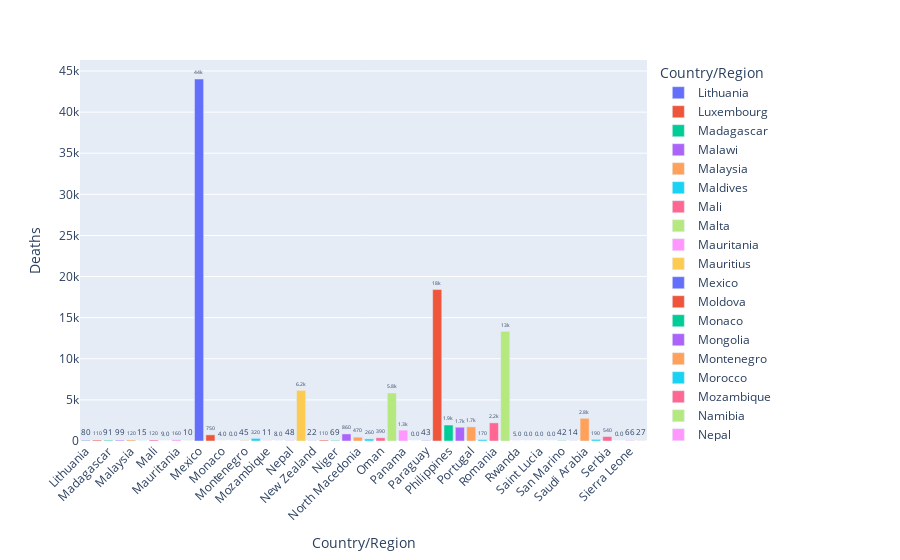

The notebook cell saved with this chart:
### Markdown cell above
## Deaths for next 50 countries

### Code cell
fig1 = px.bar(country_wise[101:151], y='Deaths', x='Country/Region', text='Deaths', color='Country/Region')
# Put bar total value above bars with 2 values of precision
fig1.update_traces(texttemplate='%{text:.2s}', textposition='outside')
# Set fontsize and uniformtext_mode='hide' says to hide the text if it won't fit
fig1.update_layout(uniformtext_minsize=8)
# Rotate labels 45 degrees
fig1.update_layout(xaxis_tickangle=-45)
fig1

### Figure 1 — Plotly figure (JSON) as saved in the notebook; plotly's stock layout.template omitted (floating-point values rounded to 4 significant figures)
{"data": [{"alignmentgroup": "True", "hovertemplate": "Country/Region=%{x}<br>Deaths=%{text}<extra></extra>", "legendgroup": "Lithuania", "marker": {"color": "#636efa"}, "name": "Lithuania", "offsetgroup": "Lithuania", "orientation": "v", "showlegend": true, "text": [80.0], "textposition": "outside", "texttemplate": "%{text:.2s}", "type": "bar", "x": ["Lithuania"], "xaxis": "x", "y": [80], "yaxis": "y"}, {"alignmentgroup": "True", "hovertemplate": "Country/Region=%{x}<br>Deaths=%{text}<extra></extra>", "legendgroup": "Luxembourg", "marker": {"color": "#EF553B"}, "name": "Luxembourg", "offsetgroup": "Luxembourg", "orientation": "v", "showlegend": true, "text": [112.0], "textposition": "outside", "texttemplate": "%{text:.2s}", "type": "bar", "x": ["Luxembourg"], "xaxis": "x", "y": [112], "yaxis": "y"}, {"alignmentgroup": "True", "hovertemplate": "Country/Region=%{x}<br>Deaths=%{text}<extra></extra>", "legendgroup": "Madagascar", "marker": {"color": "#00cc96"}, "name": "Madagascar", "offsetgroup": "Madagascar", "orientation": "v", "showlegend": true, "text": [91.0], "textposition": "outside", "texttemplate": "%{text:.2s}", "type": "bar", "x": ["Madagascar"], "xaxis": "x", "y": [91], "yaxis": "y"}, {"alignmentgroup": "True", "hovertemplate": "Country/Region=%{x}<br>Deaths=%{text}<extra></extra>", "legendgroup": "Malawi", "marker": {"color": "#ab63fa"}, "name": "Malawi", "offsetgroup": "Malawi", "orientation": "v", "showlegend": true, "text": [99.0], "textposition": "outside", "texttemplate": "%{text:.2s}", "type": "bar", "x": ["Malawi"], "xaxis": "x", "y": [99], "yaxis": "y"}, {"alignmentgroup": "True", "hovertemplate": "Country/Region=%{x}<br>Deaths=%{text}<extra></extra>", "legendgroup": "Malaysia", "marker": {"color": "#FFA15A"}, "name": "Malaysia", "offsetgroup": "Malaysia", "orientation": "v", "showlegend": true, "text": [124.0], "textposition": "outside", "texttemplate": "%{text:.2s}", "type": "bar", "x": ["Malaysia"], "xaxis": "x", "y": [124], "yaxis": "y"}, {"alignmentgroup": "True", "hovertemplate": "Country/Region=%{x}<br>Deaths=%{text}<extra></extra>", "legendgroup": "Maldives", "marker": {"color": "#19d3f3"}, "name": "Maldives", "offsetgroup": "Maldives", "orientation": "v", "showlegend": true, "text": [15.0], "textposition": "outside", "texttemplate": "%{text:.2s}", "type": "bar", "x": ["Maldives"], "xaxis": "x", "y": [15], "yaxis": "y"}, {"alignmentgroup": "True", "hovertemplate": "Country/Region=%{x}<br>Deaths=%{text}<extra></extra>", "legendgroup": "Mali", "marker": {"color": "#FF6692"}, "name": "Mali", "offsetgroup": "Mali", "orientation": "v", "showlegend": true, "text": [124.0], "textposition": "outside", "texttemplate": "%{text:.2s}", "type": "bar", "x": ["Mali"], "xaxis": "x", "y": [124], "yaxis": "y"}, {"alignmentgroup": "True", "hovertemplate": "Country/Region=%{x}<br>Deaths=%{text}<extra></extra>", "legendgroup": "Malta", "marker": {"color": "#B6E880"}, "name": "Malta", "offsetgroup": "Malta", "orientation": "v", "showlegend": true, "text": [9.0], "textposition": "outside", "texttemplate": "%{text:.2s}", "type": "bar", "x": ["Malta"], "xaxis": "x", "y": [9], "yaxis": "y"}, {"alignmentgroup": "True", "hovertemplate": "Country/Region=%{x}<br>Deaths=%{text}<extra></extra>", "legendgroup": "Mauritania", "marker": {"color": "#FF97FF"}, "name": "Mauritania", "offsetgroup": "Mauritania", "orientation": "v", "showlegend": true, "text": [156.0], "textposition": "outside", "texttemplate": "%{text:.2s}", "type": "bar", "x": ["Mauritania"], "xaxis": "x", "y": [156], "yaxis": "y"}, {"alignmentgroup": "True", "hovertemplate": "Country/Region=%{x}<br>Deaths=%{text}<extra></extra>", "legendgroup": "Mauritius", "marker": {"color": "#FECB52"}, "name": "Mauritius", "offsetgroup": "Mauritius", "orientation": "v", "showlegend": true, "text": [10.0], "textposition": "outside", "texttemplate": "%{text:.2s}", "type": "bar", "x": ["Mauritius"], "xaxis": "x", "y": [10], "yaxis": "y"}, {"alignmentgroup": "True", "hovertemplate": "Country/Region=%{x}<br>Deaths=%{text}<extra></extra>", "legendgroup": "Mexico", "marker": {"color": "#636efa"}, "name": "Mexico", "offsetgroup": "Mexico", "orientation": "v", "showlegend": true, "text": [44020.0], "textposition": "outside", "texttemplate": "%{text:.2s}", "type": "bar", "x": ["Mexico"], "xaxis": "x", "y": [44022], "yaxis": "y"}, {"alignmentgroup": "True", "hovertemplate": "Country/Region=%{x}<br>Deaths=%{text}<extra></extra>", "legendgroup": "Moldova", "marker": {"color": "#EF553B"}, "name": "Moldova", "offsetgroup": "Moldova", "orientation": "v", "showlegend": true, "text": [748.0], "textposition": "outside", "texttemplate": "%{text:.2s}", "type": "bar", "x": ["Moldova"], "xaxis": "x", "y": [748], "yaxis": "y"}, {"alignmentgroup": "True", "hovertemplate": "Country/Region=%{x}<br>Deaths=%{text}<extra></extra>", "legendgroup": "Monaco", "marker": {"color": "#00cc96"}, "name": "Monaco", "offsetgroup": "Monaco", "orientation": "v", "showlegend": true, "text": [4.0], "textposition": "outside", "texttemplate": "%{text:.2s}", "type": "bar", "x": ["Monaco"], "xaxis": "x", "y": [4], "yaxis": "y"}, {"alignmentgroup": "True", "hovertemplate": "Country/Region=%{x}<br>Deaths=%{text}<extra></extra>", "legendgroup": "Mongolia", "marker": {"color": "#ab63fa"}, "name": "Mongolia", "offsetgroup": "Mongolia", "orientation": "v", "showlegend": true, "text": [0.0], "textposition": "outside", "texttemplate": "%{text:.2s}", "type": "bar", "x": ["Mongolia"], "xaxis": "x", "y": [0], "yaxis": "y"}, {"alignmentgroup": "True", "hovertemplate": "Country/Region=%{x}<br>Deaths=%{text}<extra></extra>", "legendgroup": "Montenegro", "marker": {"color": "#FFA15A"}, "name": "Montenegro", "offsetgroup": "Montenegro", "orientation": "v", "showlegend": true, "text": [45.0], "textposition": "outside", "texttemplate": "%{text:.2s}", "type": "bar", "x": ["Montenegro"], "xaxis": "x", "y": [45], "yaxis": "y"}, {"alignmentgroup": "True", "hovertemplate": "Country/Region=%{x}<br>Deaths=%{text}<extra></extra>", "legendgroup": "Morocco", "marker": {"color": "#19d3f3"}, "name": "Morocco", "offsetgroup": "Morocco", "orientation": "v", "showlegend": true, "text": [316.0], "textposition": "outside", "texttemplate": "%{text:.2s}", "type": "bar", "x": ["Morocco"], "xaxis": "x", "y": [316], "yaxis": "y"}, {"alignmentgroup": "True", "hovertemplate": "Country/Region=%{x}<br>Deaths=%{text}<extra></extra>", "legendgroup": "Mozambique", "marker": {"color": "#FF6692"}, "name": "Mozambique", "offsetgroup": "Mozambique", "orientation": "v", "showlegend": true, "text": [11.0], "textposition": "outside", "texttemplate": "%{text:.2s}", "type": "bar", "x": ["Mozambique"], "xaxis": "x", "y": [11], "yaxis": "y"}, {"alignmentgroup": "True", "hovertemplate": "Country/Region=%{x}<br>Deaths=%{text}<extra></extra>", "legendgroup": "Namibia", "marker": {"color": "#B6E880"}, "name": "Namibia", "offsetgroup": "Namibia", "orientation": "v", "showlegend": true, "text": [8.0], "textposition": "outside", "texttemplate": "%{text:.2s}", "type": "bar", "x": ["Namibia"], "xaxis": "x", "y": [8], "yaxis": "y"}, {"alignmentgroup": "True", "hovertemplate": "Country/Region=%{x}<br>Deaths=%{text}<extra></extra>", "legendgroup": "Nepal", "marker": {"color": "#FF97FF"}, "name": "Nepal", "offsetgroup": "Nepal", "orientation": "v", "showlegend": true, "text": [48.0], "textposition": "outside", "texttemplate": "%{text:.2s}", "type": "bar", "x": ["Nepal"], "xaxis": "x", "y": [48], "yaxis": "y"}, {"alignmentgroup": "True", "hovertemplate": "Country/Region=%{x}<br>Deaths=%{text}<extra></extra>", "legendgroup": "Netherlands", "marker": {"color": "#FECB52"}, "name": "Netherlands", "offsetgroup": "Netherlands", "orientation": "v", "showlegend": true, "text": [6160.0], "textposition": "outside", "texttemplate": "%{text:.2s}", "type": "bar", "x": ["Netherlands"], "xaxis": "x", "y": [6160], "yaxis": "y"}, {"alignmentgroup": "True", "hovertemplate": "Country/Region=%{x}<br>Deaths=%{text}<extra></extra>", "legendgroup": "New Zealand", "marker": {"color": "#636efa"}, "name": "New Zealand", "offsetgroup": "New Zealand", "orientation": "v", "showlegend": true, "text": [22.0], "textposition": "outside", "texttemplate": "%{text:.2s}", "type": "bar", "x": ["New Zealand"], "xaxis": "x", "y": [22], "yaxis": "y"}, {"alignmentgroup": "True", "hovertemplate": "Country/Region=%{x}<br>Deaths=%{text}<extra></extra>", "legendgroup": "Nicaragua", "marker": {"color": "#EF553B"}, "name": "Nicaragua", "offsetgroup": "Nicaragua", "orientation": "v", "showlegend": true, "text": [108.0], "textposition": "outside", "texttemplate": "%{text:.2s}", "type": "bar", "x": ["Nicaragua"], "xaxis": "x", "y": [108], "yaxis": "y"}, {"alignmentgroup": "True", "hovertemplate": "Country/Region=%{x}<br>Deaths=%{text}<extra></extra>", "legendgroup": "Niger", "marker": {"color": "#00cc96"}, "name": "Niger", "offsetgroup": "Niger", "orientation": "v", "showlegend": true, "text": [69.0], "textposition": "outside", "texttemplate": "%{text:.2s}", "type": "bar", "x": ["Niger"], "xaxis": "x", "y": [69], "yaxis": "y"}, {"alignmentgroup": "True", "hovertemplate": "Country/Region=%{x}<br>Deaths=%{text}<extra></extra>", "legendgroup": "Nigeria", "marker": {"color": "#ab63fa"}, "name": "Nigeria", "offsetgroup": "Nigeria", "orientation": "v", "showlegend": true, "text": [860.0], "textposition": "outside", "texttemplate": "%{text:.2s}", "type": "bar", "x": ["Nigeria"], "xaxis": "x", "y": [860], "yaxis": "y"}, {"alignmentgroup": "True", "hovertemplate": "Country/Region=%{x}<br>Deaths=%{text}<extra></extra>", "legendgroup": "North Macedonia", "marker": {"color": "#FFA15A"}, "name": "North Macedonia", "offsetgroup": "North Macedonia", "orientation": "v", "showlegend": true, "text": [466.0], "textposition": "outside", "texttemplate": "%{text:.2s}", "type": "bar", "x": ["North Macedonia"], "xaxis": "x", "y": [466], "yaxis": "y"}, {"alignmentgroup": "True", "hovertemplate": "Country/Region=%{x}<br>Deaths=%{text}<extra></extra>", "legendgroup": "Norway", "marker": {"color": "#19d3f3"}, "name": "Norway", "offsetgroup": "Norway", "orientation": "v", "showlegend": true, "text": [255.0], "textposition": "outside", "texttemplate": "%{text:.2s}", "type": "bar", "x": ["Norway"], "xaxis": "x", "y": [255], "yaxis": "y"}, {"alignmentgroup": "True", "hovertemplate": "Country/Region=%{x}<br>Deaths=%{text}<extra></extra>", "legendgroup": "Oman", "marker": {"color": "#FF6692"}, "name": "Oman", "offsetgroup": "Oman", "orientation": "v", "showlegend": true, "text": [393.0], "textposition": "outside", "texttemplate": "%{text:.2s}", "type": "bar", "x": ["Oman"], "xaxis": "x", "y": [393], "yaxis": "y"}, {"alignmentgroup": "True", "hovertemplate": "Country/Region=%{x}<br>Deaths=%{text}<extra></extra>", "legendgroup": "Pakistan", "marker": {"color": "#B6E880"}, "name": "Pakistan", "offsetgroup": "Pakistan", "orientation": "v", "showlegend": true, "text": [5842.0], "textposition": "outside", "texttemplate": "%{text:.2s}", "type": "bar", "x": ["Pakistan"], "xaxis": "x", "y": [5842], "yaxis": "y"}, {"alignmentgroup": "True", "hovertemplate": "Country/Region=%{x}<br>Deaths=%{text}<extra></extra>", "legendgroup": "Panama", "marker": {"color": "#FF97FF"}, "name": "Panama", "offsetgroup": "Panama", "orientation": "v", "showlegend": true, "text": [1322.0], "textposition": "outside", "texttemplate": "%{text:.2s}", "type": "bar", "x": ["Panama"], "xaxis": "x", "y": [1322], "yaxis": "y"}, {"alignmentgroup": "True", "hovertemplate": "Country/Region=%{x}<br>Deaths=%{text}<extra></extra>", "legendgroup": "Papua New Guinea", "marker": {"color": "#FECB52"}, "name": "Papua New Guinea", "offsetgroup": "Papua New Guinea", "orientation": "v", "showlegend": true, "text": [0.0], "textposition": "outside", "texttemplate": "%{text:.2s}", "type": "bar", "x": ["Papua New Guinea"], "xaxis": "x", "y": [0], "yaxis": "y"}, {"alignmentgroup": "True", "hovertemplate": "Country/Region=%{x}<br>Deaths=%{text}<extra></extra>", "legendgroup": "Paraguay", "marker": {"color": "#636efa"}, "name": "Paraguay", "offsetgroup": "Paraguay", "orientation": "v", "showlegend": true, "text": [43.0], "textposition": "outside", "texttemplate": "%{text:.2s}", "type": "bar", "x": ["Paraguay"], "xaxis": "x", "y": [43], "yaxis": "y"}, {"alignmentgroup": "True", "hovertemplate": "Country/Region=%{x}<br>Deaths=%{text}<extra></extra>", "legendgroup": "Peru", "marker": {"color": "#EF553B"}, "name": "Peru", "offsetgroup": "Peru", "orientation": "v", "showlegend": true, "text": [18420.0], "textposition": "outside", "texttemplate": "%{text:.2s}", "type": "bar", "x": ["Peru"], "xaxis": "x", "y": [18418], "yaxis": "y"}, {"alignmentgroup": "True", "hovertemplate": "Country/Region=%{x}<br>Deaths=%{text}<extra></extra>", "legendgroup": "Philippines", "marker": {"color": "#00cc96"}, "name": "Philippines", "offsetgroup": "Philippines", "orientation": "v", "showlegend": true, "text": [1945.0], "textposition": "outside", "texttemplate": "%{text:.2s}", "type": "bar", "x": ["Philippines"], "xaxis": "x", "y": [1945], "yaxis": "y"}, {"alignmentgroup": "True", "hovertemplate": "Country/Region=%{x}<br>Deaths=%{text}<extra></extra>", "legendgroup": "Poland", "marker": {"color": "#ab63fa"}, "name": "Poland", "offsetgroup": "Poland", "orientation": "v", "showlegend": true, "text": [1676.0], "textposition": "outside", "texttemplate": "%{text:.2s}", "type": "bar", "x": ["Poland"], "xaxis": "x", "y": [1676], "yaxis": "y"}, {"alignmentgroup": "True", "hovertemplate": "Country/Region=%{x}<br>Deaths=%{text}<extra></extra>", "legendgroup": "Portugal", "marker": {"color": "#FFA15A"}, "name": "Portugal", "offsetgroup": "Portugal", "orientation": "v", "showlegend": true, "text": [1719.0], "textposition": "outside", "texttemplate": "%{text:.2s}", "type": "bar", "x": ["Portugal"], "xaxis": "x", "y": [1719], "yaxis": "y"}, {"alignmentgroup": "True", "hovertemplate": "Country/Region=%{x}<br>Deaths=%{text}<extra></extra>", "legendgroup": "Qatar", "marker": {"color": "#19d3f3"}, "name": "Qatar", "offsetgroup": "Qatar", "orientation": "v", "showlegend": true, "text": [165.0], "textposition": "outside", "texttemplate": "%{text:.2s}", "type": "bar", "x": ["Qatar"], "xaxis": "x", "y": [165], "yaxis": "y"}, {"alignmentgroup": "True", "hovertemplate": "Country/Region=%{x}<br>Deaths=%{text}<extra></extra>", "legendgroup": "Romania", "marker": {"color": "#FF6692"}, "name": "Romania", "offsetgroup": "Romania", "orientation": "v", "showlegend": true, "text": [2206.0], "textposition": "outside", "texttemplate": "%{text:.2s}", "type": "bar", "x": ["Romania"], "xaxis": "x", "y": [2206], "yaxis": "y"}, {"alignmentgroup": "True", "hovertemplate": "Country/Region=%{x}<br>Deaths=%{text}<extra></extra>", "legendgroup": "Russia", "marker": {"color": "#B6E880"}, "name": "Russia", "offsetgroup": "Russia", "orientation": "v", "showlegend": true, "text": [13330.0], "textposition": "outside", "texttemplate": "%{text:.2s}", "type": "bar", "x": ["Russia"], "xaxis": "x", "y": [13334], "yaxis": "y"}, {"alignmentgroup": "True", "hovertemplate": "Country/Region=%{x}<br>Deaths=%{text}<extra></extra>", "legendgroup": "Rwanda", "marker": {"color": "#FF97FF"}, "name": "Rwanda", "offsetgroup": "Rwanda", "orientation": "v", "showlegend": true, "text": [5.0], "textposition": "outside", "texttemplate": "%{text:.2s}", "type": "bar", "x": ["Rwanda"], "xaxis": "x", "y": [5], "yaxis": "y"}, {"alignmentgroup": "True", "hovertemplate": "Country/Region=%{x}<br>Deaths=%{text}<extra></extra>", "legendgroup": "Saint Kitts and Nevis", "marker": {"color": "#FECB52"}, "name": "Saint Kitts and Nevis", "offsetgroup": "Saint Kitts and Nevis", "orientation": "v", "showlegend": true, "text": [0.0], "textposition": "outside", "texttemplate": "%{text:.2s}", "type": "bar", "x": ["Saint Kitts and Nevis"], "xaxis": "x", "y": [0], "yaxis": "y"}, {"alignmentgroup": "True", "hovertemplate": "Country/Region=%{x}<br>Deaths=%{text}<extra></extra>", "legendgroup": "Saint Lucia", "marker": {"color": "#636efa"}, "name": "Saint Lucia", "offsetgroup": "Saint Lucia", "orientation": "v", "showlegend": true, "text": [0.0], "textposition": "outside", "texttemplate": "%{text:.2s}", "type": "bar", "x": ["Saint Lucia"], "xaxis": "x", "y": [0], "yaxis": "y"}, {"alignmentgroup": "True", "hovertemplate": "Country/Region=%{x}<br>Deaths=%{text}<extra></extra>", "legendgroup": "Saint Vincent and the Grenadines", "marker": {"color": "#EF553B"}, "name": "Saint Vincent and the Grenadines", "offsetgroup": "Saint Vincent and the Grenadines", "orientation": "v", "showlegend": true, "text": [0.0], "textposition": "outside", "texttemplate": "%{text:.2s}", "type": "bar", "x": ["Saint Vincent and the Grenadines"], "xaxis": "x", "y": [0], "yaxis": "y"}, {"alignmentgroup": "True", "hovertemplate": "Country/Region=%{x}<br>Deaths=%{text}<extra></extra>", "legendgroup": "San Marino", "marker": {"color": "#00cc96"}, "name": "San Marino", "offsetgroup": "San Marino", "orientation": "v", "showlegend": true, "text": [42.0], "textposition": "outside", "texttemplate": "%{text:.2s}", "type": "bar", "x": ["San Marino"], "xaxis": "x", "y": [42], "yaxis": "y"}, {"alignmentgroup": "True", "hovertemplate": "Country/Region=%{x}<br>Deaths=%{text}<extra></extra>", "legendgroup": "Sao Tome and Principe", "marker": {"color": "#ab63fa"}, "name": "Sao Tome and Principe", "offsetgroup": "Sao Tome and Principe", "orientation": "v", "showlegend": true, "text": [14.0], "textposition": "outside", "texttemplate": "%{text:.2s}", "type": "bar", "x": ["Sao Tome and Principe"], "xaxis": "x", "y": [14], "yaxis": "y"}, {"alignmentgroup": "True", "hovertemplate": "Country/Region=%{x}<br>Deaths=%{text}<extra></extra>", "legendgroup": "Saudi Arabia", "marker": {"color": "#FFA15A"}, "name": "Saudi Arabia", "offsetgroup": "Saudi Arabia", "orientation": "v", "showlegend": true, "text": [2760.0], "textposition": "outside", "texttemplate": "%{text:.2s}", "type": "bar", "x": ["Saudi Arabia"], "xaxis": "x", "y": [2760], "yaxis": "y"}, {"alignmentgroup": "True", "hovertemplate": "Country/Region=%{x}<br>Deaths=%{text}<extra></extra>", "legendgroup": "Senegal", "marker": {"color": "#19d3f3"}, "name": "Senegal", "offsetgroup": "Senegal", "orientation": "v", "showlegend": true, "text": [194.0], "textposition": "outside", "texttemplate": "%{text:.2s}", "type": "bar", "x": ["Senegal"], "xaxis": "x", "y": [194], "yaxis": "y"}, {"alignmentgroup": "True", "hovertemplate": "Country/Region=%{x}<br>Deaths=%{text}<extra></extra>", "legendgroup": "Serbia", "marker": {"color": "#FF6692"}, "name": "Serbia", "offsetgroup": "Serbia", "orientation": "v", "showlegend": true, "text": [543.0], "textposition": "outside", "texttemplate": "%{text:.2s}", "type": "bar", "x": ["Serbia"], "xaxis": "x", "y": [543], "yaxis": "y"}, {"alignmentgroup": "True", "hovertemplate": "Country/Region=%{x}<br>Deaths=%{text}<extra></extra>", "legendgroup": "Seychelles", "marker": {"color": "#B6E880"}, "name": "Seychelles", "offsetgroup": "Seychelles", "orientation": "v", "showlegend": true, "text": [0.0], "textposition": "outside", "texttemplate": "%{text:.2s}", "type": "bar", "x": ["Seychelles"], "xaxis": "x", "y": [0], "yaxis": "y"}, {"alignmentgroup": "True", "hovertemplate": "Country/Region=%{x}<br>Deaths=%{text}<extra></extra>", "legendgroup": "Sierra Leone", "marker": {"color": "#FF97FF"}, "name": "Sierra Leone", "offsetgroup": "Sierra Leone", "orientation": "v", "showlegend": true, "text": [66.0], "textposition": "outside", "texttemplate": "%{text:.2s}", "type": "bar", "x": ["Sierra Leone"], "xaxis": "x", "y": [66], "yaxis": "y"}, {"alignmentgroup": "True", "hovertemplate": "Country/Region=%{x}<br>Deaths=%{text}<extra></extra>", "legendgroup": "Singapore", "marker": {"color": "#FECB52"}, "name": "Singapore", "offsetgroup": "Singapore", "orientation": "v", "showlegend": true, "text": [27.0], "textposition": "outside", "texttemplate": "%{text:.2s}", "type": "bar", "x": ["Singapore"], "xaxis": "x", "y": [27], "yaxis": "y"}], "layout": {"barmode": "relative", "legend": {"title": {"text": "Country/Region"}, "tracegroupgap": 0}, "margin": {"t": 60}, "uniformtext": {"minsize": 8}, "xaxis": {"anchor": "y", "categoryarray": ["Lithuania", "Luxembourg", "Madagascar", "Malawi", "Malaysia", "Maldives", "Mali", "Malta", "Mauritania", "Mauritius", "Mexico", "Moldova", "Monaco", "Mongolia", "Montenegro", "Morocco", "Mozambique", "Namibia", "Nepal", "Netherlands", "New Zealand", "Nicaragua", "Niger", "Nigeria", "North Macedonia", "Norway", "Oman", "Pakistan", "Panama", "Papua New Guinea", "Paraguay", "Peru", "Philippines", "Poland", "Portugal", "Qatar", "Romania", "Russia", "Rwanda", "Saint Kitts and Nevis", "Saint Lucia", "Saint Vincent and the Grenadines", "San Marino", "Sao Tome and Principe", "Saudi Arabia", "Senegal", "Serbia", "Seychelles", "Sierra Leone", "Singapore"], "categoryorder": "array", "domain": [0.0, 1.0], "tickangle": -45, "title": {"text": "Country/Region"}}, "yaxis": {"anchor": "x", "domain": [0.0, 1.0], "title": {"text": "Deaths"}}}}
